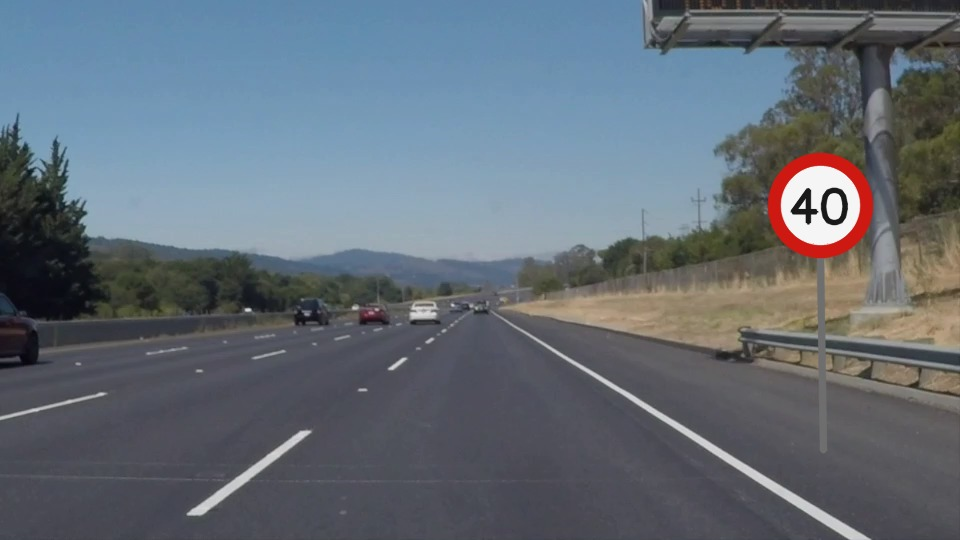
#> input picture exemplos_tp2/Aula_Formas_Keypoints_40_Independentes/dados/rua_01.jpg, 960 x 540 px
$ python 03_gradientes_sobel.py   (older library calls are emulated)
#> lines starting #> are read from the running program, lines starting #| are printed output that depends on the picture; long printed decimals are rounded
"""
EXEMPLO 03 - Gradientes Sobel

OBJETIVO DA AULA
Mostrar por que Hough usa informações de gradiente.

COMO FUNCIONA, ETAPA POR ETAPA
SobelX/SobelY calculam derivadas; magnitude combina as componentes e enfatiza anéis e faixas. O programa é inteiramente autônomo: importa OpenCV e
NumPy, identifica a pasta onde se encontra, lê os arquivos da pasta dados,
executa as operações descritas abaixo e salva os resultados em sua própria
pasta sob saidas/. Nenhuma função é importada de outro arquivo Python.

POR QUE ISSO IMPORTA NA PERCEPÇÃO VEICULAR
Permite explicar que círculos são procurados a partir de evidência de borda. A câmera entrega intensidades de pixels; nenhuma dessas
rotinas, isoladamente, compreende semanticamente a cena ou garante
funcionamento sob qualquer iluminação, chuva ou oclusão.

COMO EXECUTAR
    python exemplos/03_gradientes_sobel.py

EXPERIMENTO PARA OS ALUNOS
Altere um parâmetro de cada vez, compare visualmente as imagens produzidas
e registre as medidas impressas no terminal. Compare também pelo menos duas
cenas. Não confunda número de detecções com acerto sem ter anotações de
referência validadas. Os arquivos são salvos automaticamente; não precisa
abrir janelas GUI, sendo adequado ao Google Colab.

CUIDADOS E LIMITAÇÕES
As fotografias de fundo são reais, mas os sinais circulares são sobrepostos
artificialmente para estudo. O vídeo de fluxo óptico é uma simulação criada
com transformação dos frames de uma cena real. O indicador de apoio do anel
é heurístico, NÃO uma confiança probabilística fornecida pelo OpenCV. A
velocidade estimada em pixels/frame NÃO representa, sem calibração e
profundidade, a velocidade real de um obstáculo em metros por segundo.
"""

import cv2
import numpy as np
import time
import csv
from pathlib import Path

# Cada programa contém integralmente as funções que usa: sem arquivo apoio.py.
BASE = Path(__file__).resolve().parent.parent
DADOS = BASE / 'dados'
SAIDA = BASE / 'saidas' / Path(__file__).stem
SAIDA.mkdir(parents=True, exist_ok=True)

def carregar(nome='rua_01.jpg'):
#> called with nome = 'rua_01.jpg'
    imagem = cv2.imread(str(DADOS / nome), cv2.IMREAD_COLOR)
#> imagem is the input picture: shape (540, 960, 3); mean B, G, R 118.3, 108.6, 99.3
    if imagem is None:
        raise FileNotFoundError(f'Imagem ausente: {DADOS / nome}')
    return imagem

def salvar(nome, imagem):
    destino = SAIDA / nome
    if not cv2.imwrite(str(destino), imagem):
        raise IOError(f'Não foi possível salvar {destino}')
    print('Imagem salva:', destino)
    return destino

def painel(imagens, nomes, arquivo='painel.jpg', colunas=3):
    # Redimensiona cada célula e cria o mosaico de forma legível sem GUI.
    largura, altura = 500, 300
    blocos = []
    for img, nome in zip(imagens, nomes):
        if img.ndim == 2: img = cv2.cvtColor(img, cv2.COLOR_GRAY2BGR)
        vis = cv2.resize(img, (largura, altura), interpolation=cv2.INTER_AREA)
        cv2.rectangle(vis, (0, 0), (largura, 32), (14, 25, 41), -1)
        cv2.putText(vis, nome[:54], (12, 23), cv2.FONT_HERSHEY_SIMPLEX,
                    .63, (245, 245, 245), 2, cv2.LINE_AA)
        blocos.append(vis)
    while len(blocos) % colunas:
        blocos.append(np.full((altura, largura, 3), 240, np.uint8))
    linhas = [np.hstack(blocos[i:i + colunas]) for i in range(0, len(blocos), colunas)]
    return salvar(arquivo, np.vstack(linhas))

def preparar_circulos(img):
    # O HoughCircles opera em 8 bits e costuma responder melhor após suavização.
    cinza = cv2.cvtColor(img, cv2.COLOR_BGR2GRAY)
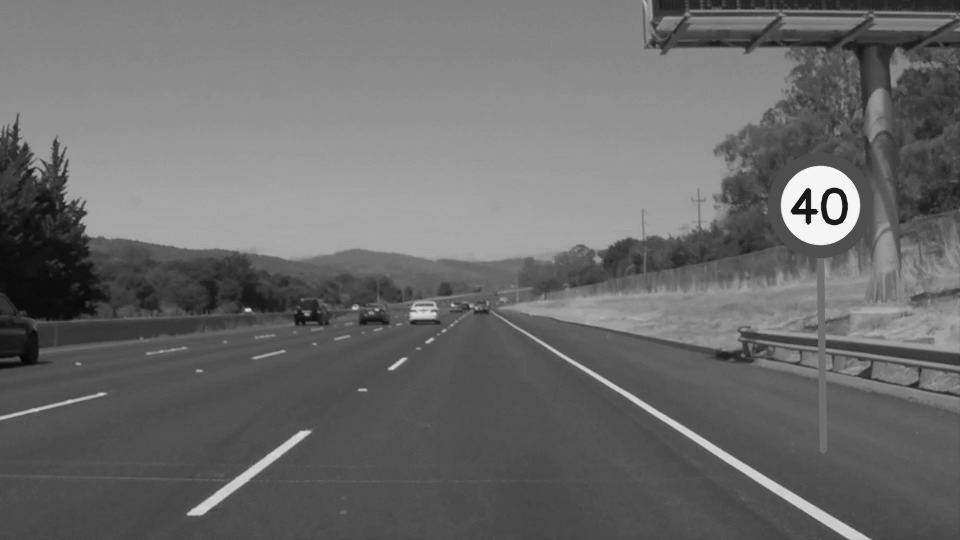
#> cinza: shape (540, 960); min 5, max 255, mean 106.9
    return cv2.GaussianBlur(cinza, (7, 7), 1.5)

# [135 lines left out: functions confianca_heuristica, detectar_circulos, desenhar_circulos, desenhar_linhas, detectar_harris, detectar_shi and 4 more, not called in this run]

# ===== PROCEDIMENTO PRINCIPAL DO EXEMPLO =====
img=carregar();gray=preparar_circulos(img)
sx=cv2.Sobel(gray,cv2.CV_32F,1,0);sy=cv2.Sobel(gray,cv2.CV_32F,0,1)
#> after `sx = cv2.Sobel(gray, cv2.CV_32F, 1, 0)`:
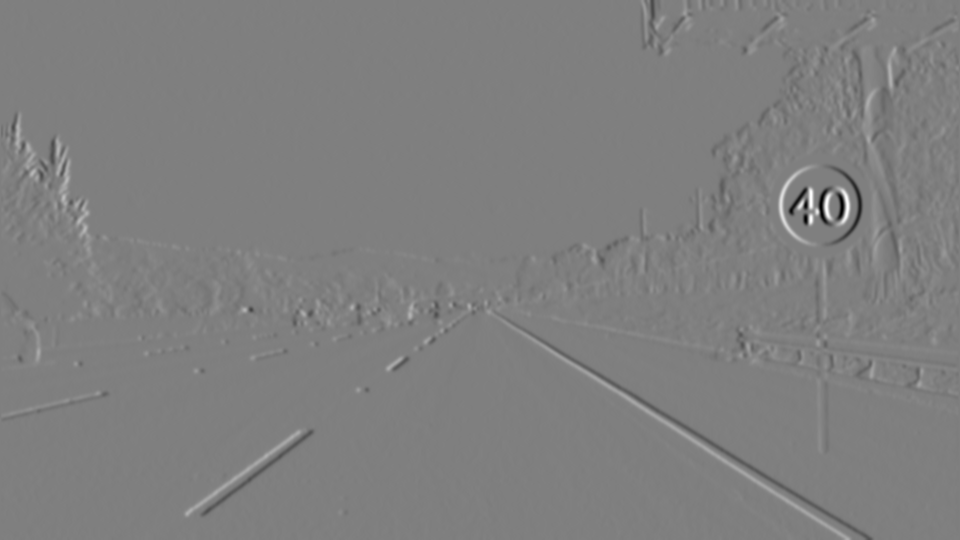
#> sx: shape (540, 960) float32; min -430, max 430, mean 0.1; drawn with min black and max white
#> after `sy = cv2.Sobel(gray, cv2.CV_32F, 0, 1)`:
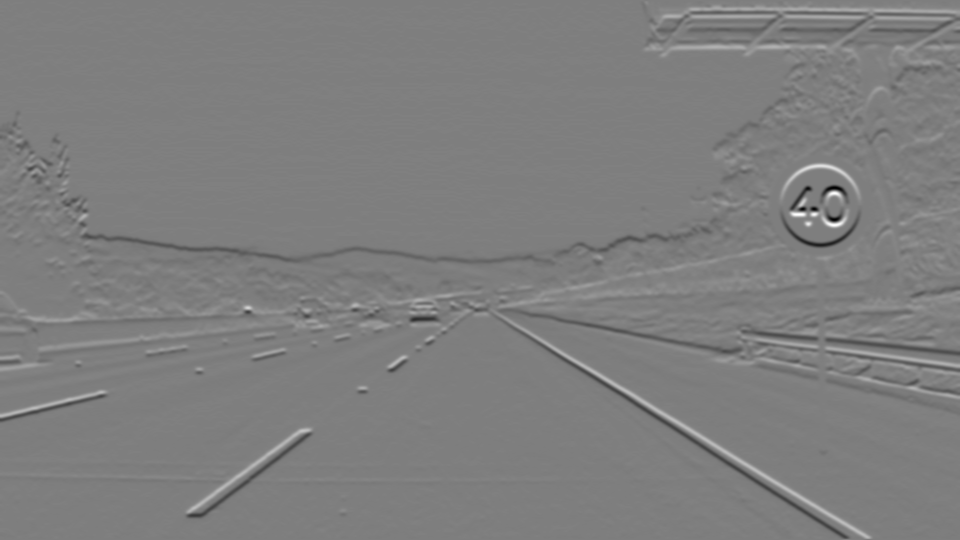
#> sy: shape (540, 960) float32; min -428, max 432, mean -0.3; drawn with min black and max white
mag=cv2.convertScaleAbs(cv2.magnitude(sx,sy))
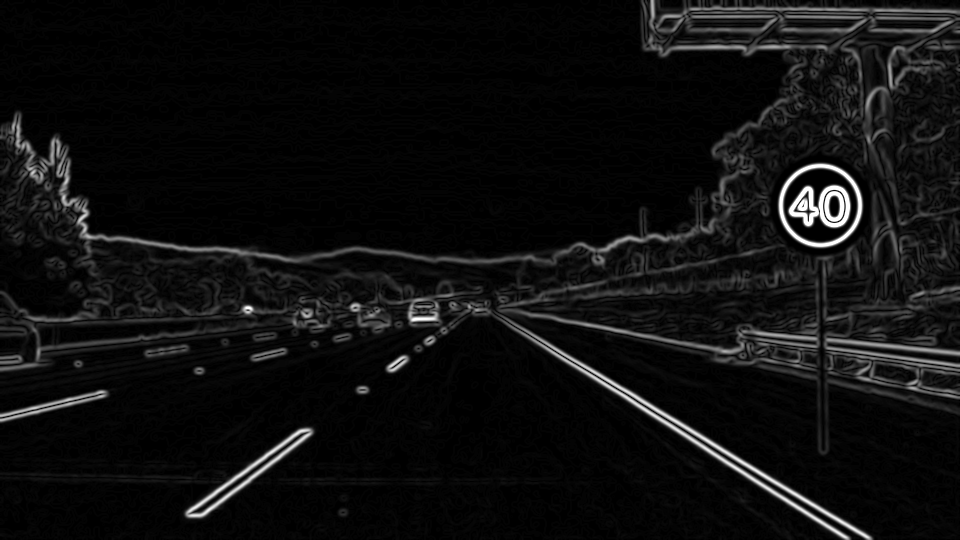
#> mag: shape (540, 960); min 0, max 255, mean 15.3
painel([gray,cv2.convertScaleAbs(sx),cv2.convertScaleAbs(sy),mag],['Cinza','Sobel X','Sobel Y','Magnitude'],colunas=2)
#> the loop in painel, `for img, nome in zip(imagens, nomes):` made 4 passes
#> nome on passes 1 to 4: 'Cinza', 'Sobel X', 'Sobel Y', 'Magnitude'
#> pass 1, in painel, `vis = cv2.resize(img, (largura, altura), interpolation=cv2.INTER_AREA)`:
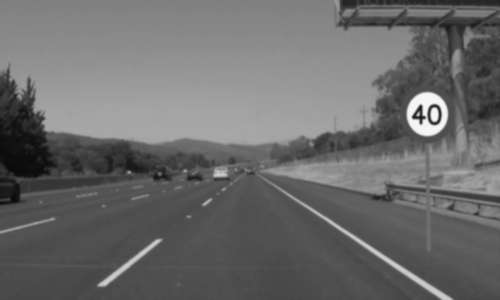
#> vis: shape (300, 500, 3); min 9, max 245, mean 106.9
#> after the loop in painel, `for img, nome in zip(imagens, nomes):`:
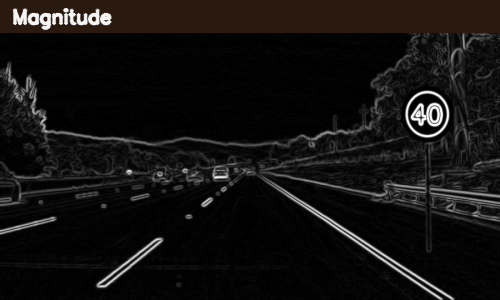
#> vis: shape (300, 500, 3); mean B, G, R 16.6, 17.7, 19.4
#> after the loop in painel, `for img, nome in zip(imagens, nomes):`: blocos = 4 items
#> in painel, `linhas = [np.hstack(blocos[i:i + colunas]) for i in range(0, len(bloco..`: linhas = 2 items
#> in salvar, `if not cv2.imwrite(str(destino), imagem):`:
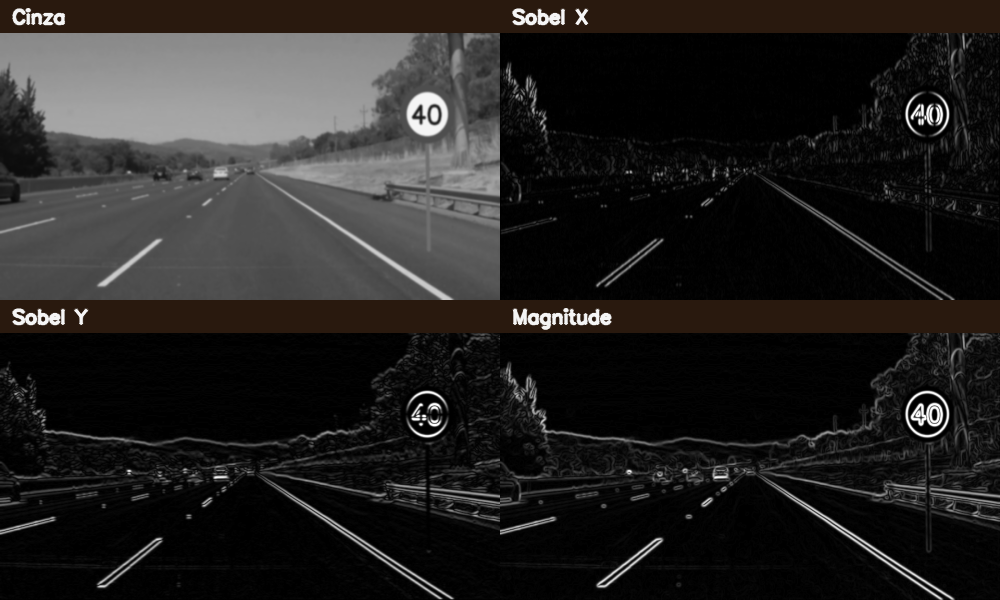
#> saved as painel.jpg: shape (600, 1000, 3); mean B, G, R 33.8, 34.9, 36.6
print('Média da magnitude:',float(np.mean(mag)))
#| Média da magnitude: 15.261

$ run again, with exemplos_tp2/Aula_Formas_Keypoints_40_Independentes/dados/rua_02.jpg copied over exemplos_tp2/Aula_Formas_Keypoints_40_Independentes/dados/rua_01.jpg
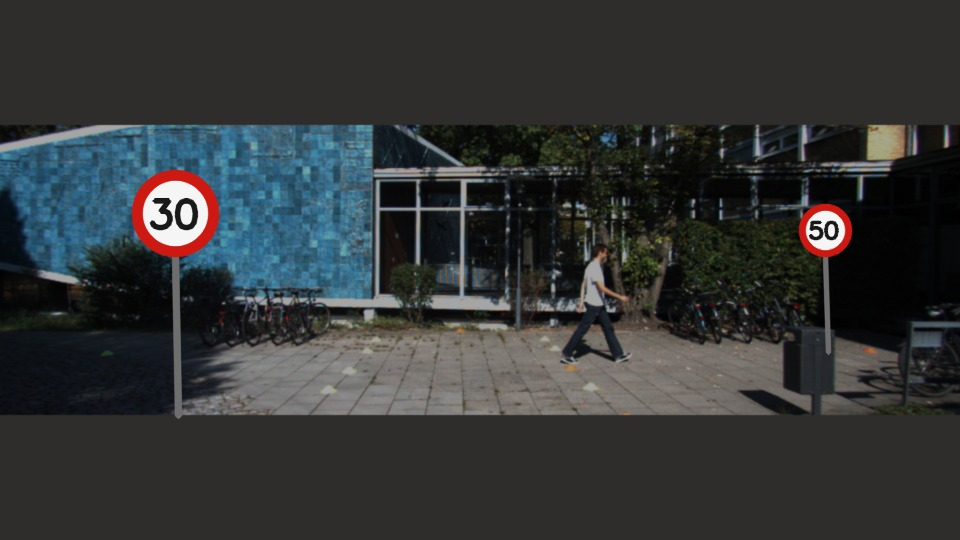
#> input picture exemplos_tp2/Aula_Formas_Keypoints_40_Independentes/dados/rua_02.jpg, 960 x 540 px
#> in carregar, imagem is the input picture: shape (540, 960, 3); mean B, G, R 54.5, 54.2, 51.5
#> the loop in painel, `for img, nome in zip(imagens, nomes):` made 4 passes
#> nome on passes 1 to 4: 'Cinza', 'Sobel X', 'Sobel Y', 'Magnitude'
#> after the loop in painel, `for img, nome in zip(imagens, nomes):`:
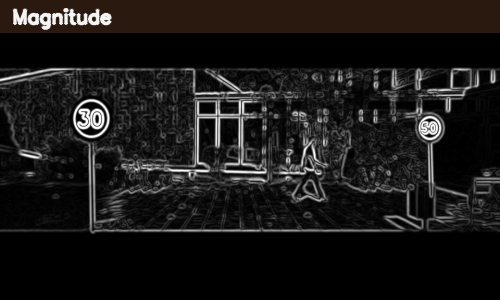
#> vis: shape (300, 500, 3); mean B, G, R 23.1, 24.3, 25.9
#> after the loop in painel, `for img, nome in zip(imagens, nomes):`: blocos = 4 items
#> linhas = 2 items
#> in salvar, `if not cv2.imwrite(str(destino), imagem):`:
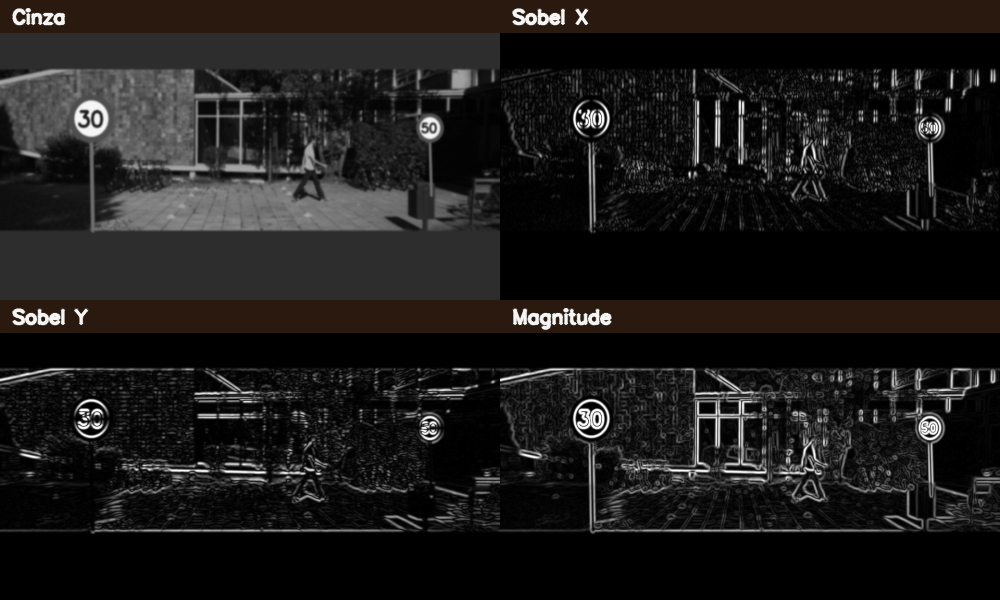
#> saved as painel.jpg: shape (600, 1000, 3); mean B, G, R 25.8, 27, 28.7
#| Média da magnitude: 20.106
